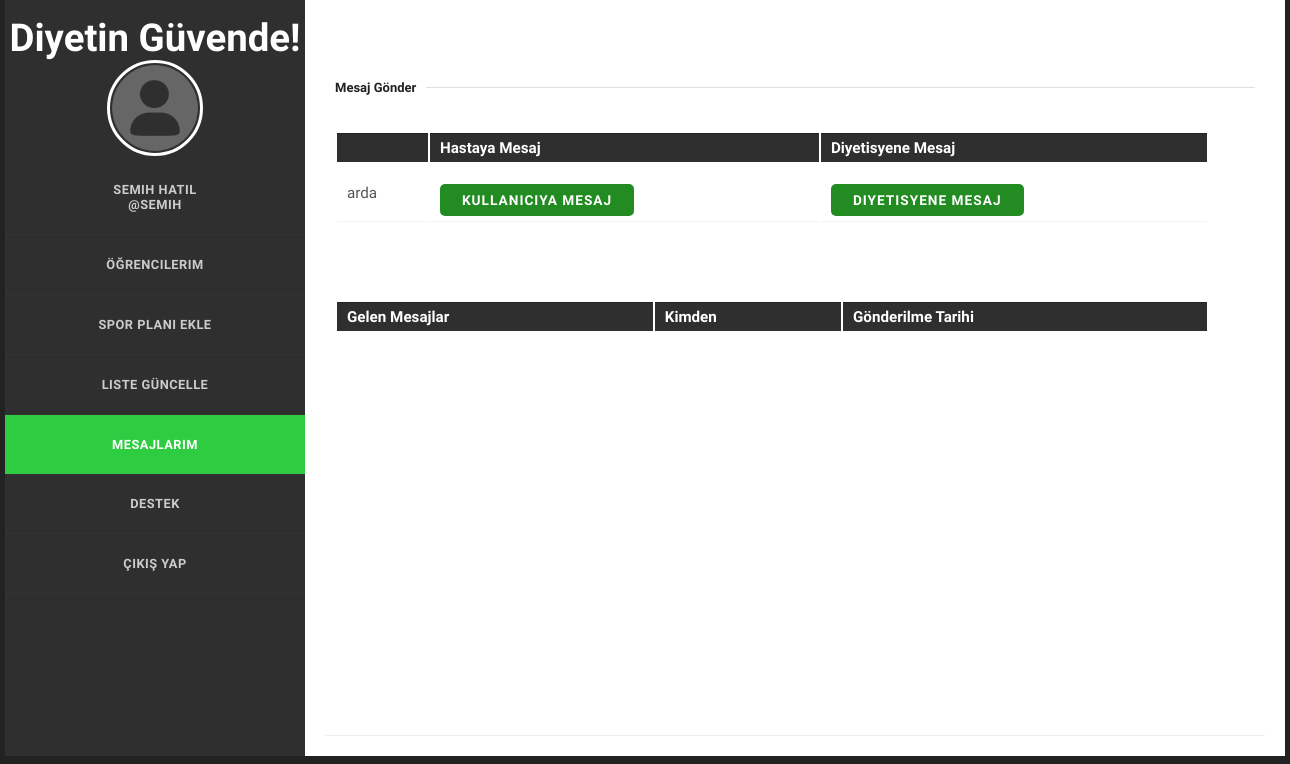
The page /Koc/koc-mesajlari.php (signed in) on the database as committed earlier.
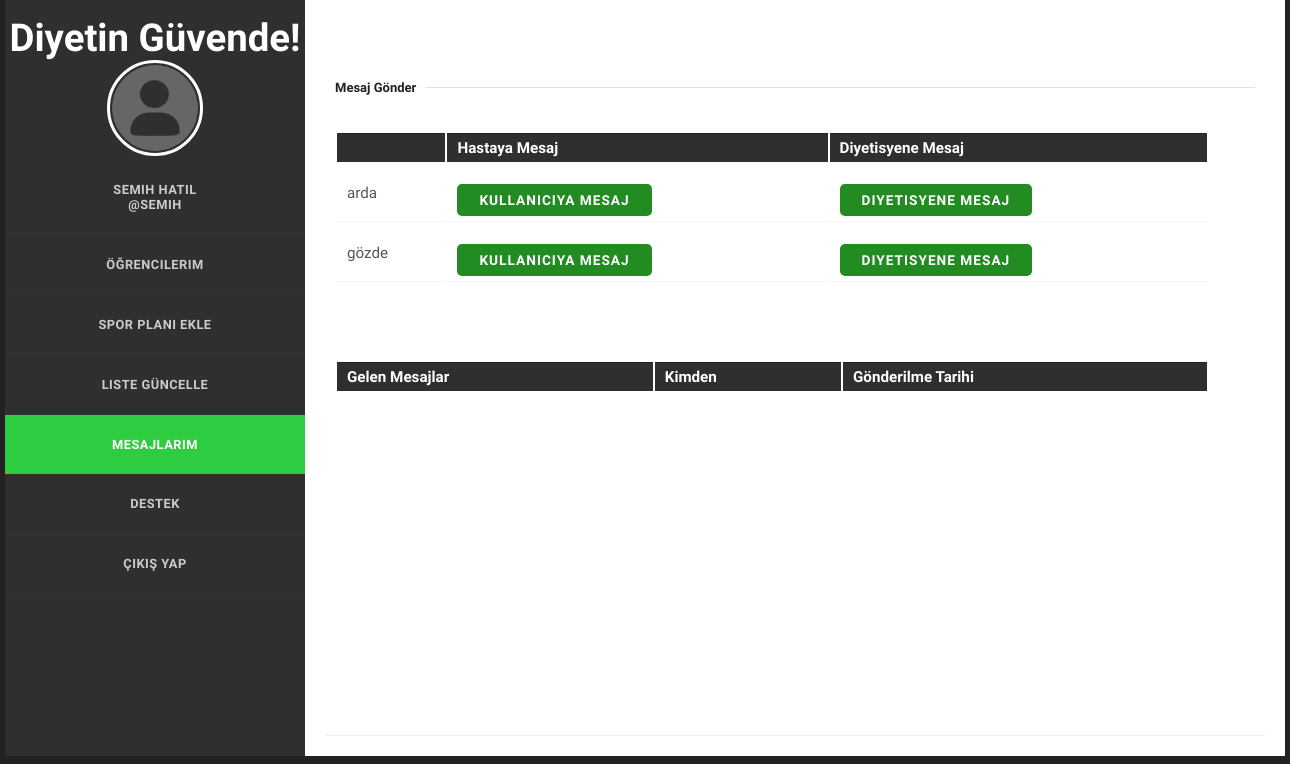
The same page on the database as committed later.
### tables this page shows
CREATE TABLE `kullanici` (
  `Id` int(11) NOT NULL,
  `CinsiyetId` int(11) NOT NULL,
  `Ad` varchar(30) NOT NULL,
  `Soyad` varchar(30) NOT NULL,
  `DogumTarih` date NOT NULL,
  `KullaniciAdi` varchar(15) NOT NULL,
  `Email` varchar(50) NOT NULL,
  `TelefonNo` varchar(15) NOT NULL,
  `Sifre` varchar(150) NOT NULL,
  `KullaniciTurId` int(11) NOT NULL
);

CREATE TABLE `hastabilgi` (
  `Id` int(11) NOT NULL,
  `KullaniciId` int(11) NOT NULL,
  `Boy` int(11) NOT NULL,
  `Kilo` float NOT NULL,
  `YagOrani` float NOT NULL,
  `DiyetisyenId` int(11) DEFAULT NULL,
  `DiyetTabloId` int(11) DEFAULT NULL,
  `SporTabloId` int(11) DEFAULT NULL,
  `KocId` int(11) DEFAULT NULL
);

### Koc/koc-mesajlari.php (the view, shortened to what the changed rows need)
<!doctype html>
<html>
<head>
<link rel="stylesheet" href="/css/styles.css" type="text/css" />
</head>
<body>
		<section id="body" class="width">
            <?php include "../Ortak/get-menu.php"?>
			<section id="content" class="column-right">
	    <article>
			<div class="beyaz" style="padding-top: 50px"  >
				<fieldset>
                    <legend>Mesaj Gönder</legend><br><br>
                    <table>
                        <th>
                            <th>Hastaya Mesaj</th>
                            <th>Diyetisyene Mesaj</th>
                        </th>
						<?php
                        include "../baglan.php";
                        $id = $_SESSION['Id'];
                        $query = $db->query("SELECT * FROM hastabilgi where KocId= $id", PDO::FETCH_ASSOC);
                        if ( $query->rowCount() ){
                            foreach( $query as $hastaBilgi ){
                                $kId = $hastaBilgi['KullaniciId'];
                                $diyetisyenId = $hastaBilgi['DiyetisyenId'];
                                $hastakullanici = $db->query("SELECT * FROM kullanici WHERE Id = $kId")->fetch(PDO::FETCH_ASSOC);
                                $kAdi = $hastakullanici['KullaniciAdi'];
                                $diyetisyenVarMi = false;
                                if(isset($diyetisyenId)){
                                    $diyetisyenVarMi = true;
                                }
                                print'
                                    <tr>
                                        <td>'.$kAdi.'</td>
                                        <td>
                                             <form method="GET" action="../Ortak/mesajlar.php">
                                                <input type="hidden" value="'.$kId.'" name="kullaniciId">
                                                <input type="submit" class="formbutton" value="Kullanıcıya Mesaj">
                                             </form>
                                        </td>';
                                       if($diyetisyenVarMi) {
                                           print '
                                        <td>
                                            <form method="GET" action="../Ortak/mesajlar.php">
                                                <input type="hidden" value="'.$diyetisyenId.'" name="kullaniciId">
                                                <input type="submit" class="formbutton" value="Diyetisyene Mesaj">
                                            </form>
                                        </td>';
                                       }
                                   print '
                                    </tr>
                                </form>';
                            }
                        }
                        ?>
                    </table>
				<table style="margin-top: 40px;">
					<tr>
						<th>Gelen Mesajlar</th>
						<th>Kimden</th>
					    <th>Gönderilme Tarihi</th>
					</tr>
                ?><br><br>
			</div>
		</article>
		</section>
	</section>
</body>
</html>

### Menus/koc-menu.php (shortened to what the changed rows need)
<?php
$id = $_SESSION['Id'];
echo '
<aside id="sidebar" class="column-left">
	<header>
		<h1><a href="#">Diyetin Güvende!</a></h1>
	</header>
	<nav id="mainnav">
  		<ul>
                  ';
                    $db = new PDO("mysql:host=localhost;dbname=diyetinguvende", "root", '');
                     $listele=$db-> query(" SELECT * FROM kullanici where Id=$id", PDO::FETCH_ASSOC);
                      if($listele->rowCount())
                     {
                        foreach ($listele as $gelenveri)
                        {
                            if(!empty($gelenveri['pfoto'])){
                            $dosyayolu="../Ortak/resimler/".$gelenveri['pfoto'];
                             echo "<center> <a href='../Ortak/kullanici-profili.php'><img src='$dosyayolu' width='80' height='80'  style='border-width:2px; border-radius:50px; border-style:solid; border-color:white;' ></center>";
                            }
                            else{
                            $dosyayolu="../Ortak/resimler/profil.png";
                            echo " <center> <a href='../Ortak/kullanici-profili.php'><img src='$dosyayolu' width='90' height='90' style='border-width:3px; border-radius:50px; border-style:solid; border-color:white;'></center>";
                            }
                        }
                    }
echo '
        </ul>
	</nav>
</aside>
';?>

Rows that differ between the two databases and show on the page:
now on this page (row edited): hastabilgi: KullaniciId.KullaniciAdi "gözde"
